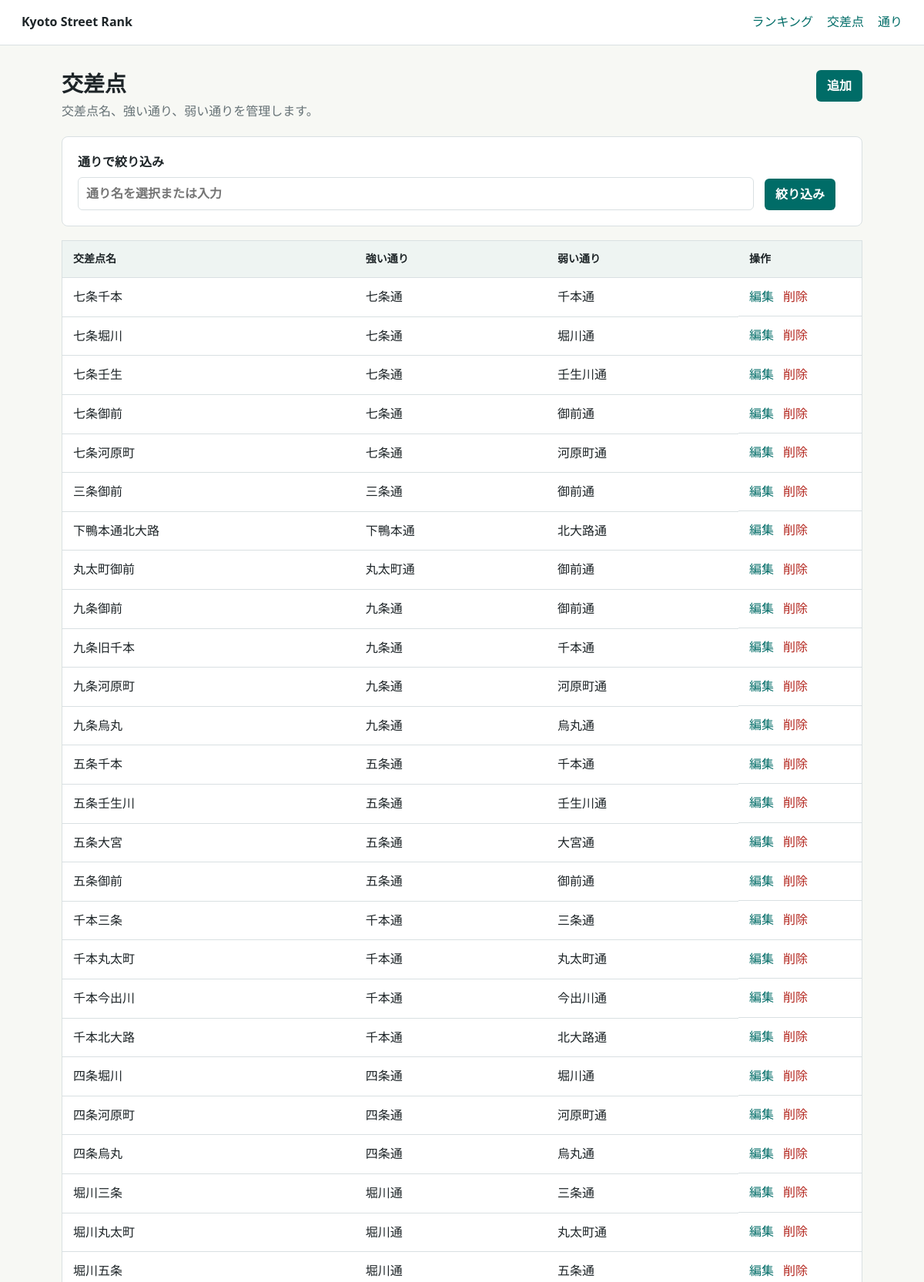
The app's page /intersections (upper part) with its own data.
### src/models.py (models this page shows)
class Intersection(db.Model):
    __tablename__ = "intersections"
    __table_args__ = (
        UniqueConstraint("name", name="uq_intersections_name"),
        UniqueConstraint("pair_key", name="uq_intersections_pair_key"),
        CheckConstraint("winner_street_id != loser_street_id", name="ck_different_streets"),
    )
    id = db.Column(db.Integer, primary_key=True)
    name = db.Column(db.String(120), nullable=False)
    pair_key = db.Column(db.String(80), nullable=False)
    winner_street_id = db.Column(db.Integer, db.ForeignKey("streets.id"), nullable=False)
    loser_street_id = db.Column(db.Integer, db.ForeignKey("streets.id"), nullable=False)
    winner = db.relationship("Street", foreign_keys=[winner_street_id])
    loser = db.relationship("Street", foreign_keys=[loser_street_id])

class Street(db.Model):
    __tablename__ = "streets"
    id = db.Column(db.Integer, primary_key=True)
    name = db.Column(db.String(120), nullable=False, unique=True)

### src/routes.py (the view, shortened to what this page needs)
    @app.route("/intersections")
    def intersections_index():
        selected_street = request.args.get("street", "").strip()
        intersections_query = Intersection.query
        intersections = intersections_query.order_by(Intersection.name).all()
        return render_template(
            "intersections/index.html",
            intersections=intersections,
            street_names=list_street_names(),
            selected_street=selected_street,
        )

### src/services.py (called while the page is built)
def list_street_names():
    streets = Street.query.order_by(Street.name).all()
    return [street.name for street in streets]

### templates/intersections/index.html (shortened to what this page needs)
{% extends "base.html" %}
{% block content %}
  <div class="page-head">
    <div>
      <h1>交差点</h1>
      <p>交差点名、強い通り、弱い通りを管理します。</p>
    </div>
    <a class="button" href="{{ url_for('intersections_new', street=selected_street) if selected_street else url_for('intersections_new') }}">追加</a>
  </div>
  <form class="filter-bar" method="get">
    <label>
      通りで絞り込み
      <input name="street" list="street-options" value="{{ selected_street }}" placeholder="通り名を選択または入力">
    </label>
    <button class="button" type="submit">絞り込み</button>
  </form>
  {% if intersections %}
    <table>
      <thead>
        <tr>
          <th>交差点名</th>
          <th>強い通り</th>
          <th>弱い通り</th>
          <th class="actions">操作</th>
        </tr>
      </thead>
      <tbody>
        {% for intersection in intersections %}
          <tr>
            <td>{{ intersection.name }}</td>
            <td>{{ intersection.winner.name }}</td>
            <td>{{ intersection.loser.name }}</td>
            <td class="actions">
              <a href="{{ url_for('intersections_edit', intersection_id=intersection.id, street=selected_street) if selected_street else url_for('intersections_edit', intersection_id=intersection.id) }}">編集</a>
              <form method="post" action="{{ url_for('intersections_delete', intersection_id=intersection.id) }}">
                <button class="link-button" type="submit">削除</button>
              </form>
            </td>
          </tr>
        {% endfor %}
      </tbody>
    </table>
  {% else %}
    <section class="empty">
      <h2>{% if selected_street %}該当する交差点がありません{% else %}交差点がありません{% endif %}</h2>
      <p>{% if selected_street %}別の通りで絞り込むか、フィルタを解除してください。{% else %}交差点を追加すると通りも自動で登録されます。{% endif %}</p>
    </section>
  {% endif %}
{% endblock %}

### static/style.css (style rules this page uses)
:root { color-scheme: light; --text: #1e2528; --muted: #657175; --line: #d9e0e2; --bg: #f7f8f4; --surface: #ffffff; --accent: #006c67; --accent-dark: #004f4b; --danger: #b3261e; }
* { box-sizing: border-box; }
body { margin: 0; background: var(--bg); color: var(--text); font-family: system-ui, -apple-system, BlinkMacSystemFont, "Segoe UI", sans-serif; line-height: 1.6; }
a { color: var(--accent); text-decoration: none; }
.page-head { display: flex; align-items: flex-start; justify-content: space-between; gap: 24px; margin-bottom: 20px; }
h1 { margin: 0; font-size: 28px; line-height: 1.25; }
p { margin: 6px 0 0; color: var(--muted); }
.button, button { display: inline-flex; align-items: center; justify-content: center; min-height: 40px; padding: 8px 14px; border: 0; border-radius: 6px; background: var(--accent); color: #fff; font: inherit; font-weight: 700; cursor: pointer; }
table { width: 100%; border-collapse: collapse; background: var(--surface); border: 1px solid var(--line); }
th, td { padding: 12px 14px; border-bottom: 1px solid var(--line); text-align: left; }
th { background: #eef4f2; font-size: 14px; }
.actions { width: 160px; white-space: nowrap; }
td.actions { display: flex; gap: 12px; align-items: center; }
td.actions form { margin: 0; }
.link-button { min-height: auto; padding: 0; background: transparent; color: var(--danger); font-weight: 400; }
.panel, .empty, .filter-bar { background: var(--surface); border: 1px solid var(--line); border-radius: 8px; padding: 20px; }
.filter-bar { display: grid; grid-template-columns: minmax(240px, 1fr) auto auto; align-items: end; gap: 14px; margin-bottom: 18px; }
label { display: grid; gap: 6px; font-weight: 700; }
input { width: 100%; min-height: 42px; padding: 8px 10px; border: 1px solid var(--line); border-radius: 6px; font: inherit; }

### records on screen
Intersection: name "七条千本", winner.name "七条通", loser.name "千本通"
Intersection: name "七条堀川", winner.name "七条通", loser.name "堀川通"
Intersection: name "七条壬生", winner.name "七条通", loser.name "壬生川通"
Intersection: name "七条御前", winner.name "七条通", loser.name "御前通"
Intersection: name "七条河原町", winner.name "七条通", loser.name "河原町通"
Intersection: name "三条御前", winner.name "三条通", loser.name "御前通"
Intersection: name "下鴨本通北大路", winner.name "下鴨本通", loser.name "北大路通"
Intersection: name "丸太町御前", winner.name "丸太町通", loser.name "御前通"
Intersection: name "九条御前", winner.name "九条通", loser.name "御前通"
Intersection: name "九条旧千本", winner.name "九条通", loser.name "千本通"
Intersection: name "九条河原町", winner.name "九条通", loser.name "河原町通"
Intersection: name "九条烏丸", winner.name "九条通", loser.name "烏丸通"
Intersection: name "五条千本", winner.name "五条通", loser.name "千本通"
Intersection: name "五条壬生川", winner.name "五条通", loser.name "壬生川通"
Intersection: name "五条大宮", winner.name "五条通", loser.name "大宮通"
Intersection: name "五条御前", winner.name "五条通", loser.name "御前通"
Intersection: name "千本三条", winner.name "千本通", loser.name "三条通"
Intersection: name "千本丸太町", winner.name "千本通", loser.name "丸太町通"
Intersection: name "千本今出川", winner.name "千本通", loser.name "今出川通"
Intersection: name "千本北大路", winner.name "千本通", loser.name "北大路通"
Intersection: name "四条堀川", winner.name "四条通", loser.name "堀川通"
Intersection: name "四条河原町", winner.name "四条通", loser.name "河原町通"
Intersection: name "四条烏丸", winner.name "四条通", loser.name "烏丸通"
Intersection: name "堀川三条", winner.name "堀川通", loser.name "三条通"
Intersection: name "堀川丸太町", winner.name "堀川通", loser.name "丸太町通"
Intersection: name "堀川五条", winner.name "堀川通", loser.name "五条通"
